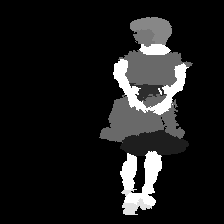
#> input picture data/gt_0.png, 224 x 224 px, found by its file name
$ python evaluate_single_image.py   (older library calls are emulated)
#> lines starting #> are read from the running program, lines starting #| are printed output that depends on the picture; after the words box and inside, x2 and y2 are one past the last pixel; in counts of white or black regions, pixels touching at a corner belong together
#> in compute_hist, label is the input picture: PIL image 224x224 L; min 0, max 17, mean 1.82
#> in compute_hist, `label_array = np.array(label, dtype=np.int32)`:
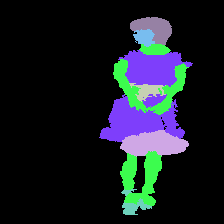
#> label_array: shape (224, 224) int32; 8 distinct labels, from 0 to 17; one colour per label, 0 black
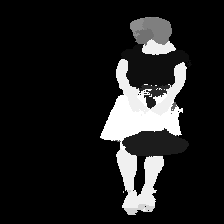
#> input picture data/pred_0.png, 224 x 224 px, found by its file name
#> in compute_hist, image is the input picture: PIL image 224x224 L; min 0, max 18, mean 2.2
#> in compute_hist, `image_array = np.array(image, dtype=np.int32)`:
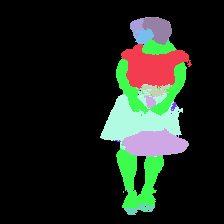
#> image_array: shape (224, 224) int32; 11 distinct labels, from 0 to 18; one colour per label, 0 black
#> in fast_hist, `k = (a >= 0) & (a < n)`: k: shape (224, 224) bool; every value is 1
### bfscore.py
# -*- coding:utf-8 -*-

# bfscore: Contour/Boundary matching score for multi-class image segmentation #
# Reference: Csurka, G., D. Larlus, and F. Perronnin. "What is a good evaluation measure for semantic segmentation?" Proceedings of the British Machine Vision Conference, 2013, pp. 32.1-32.11. #
# Crosscheck: https://www.mathworks.com/help/images/ref/bfscore.html #

import cv2
import numpy as np
import math

major = cv2.__version__.split('.')[0]     # Get opencv version
bDebug = False


""" For precision, contours_a==GT & contours_b==Prediction
    For recall, contours_a==Prediction & contours_b==GT """

def calc_precision_recall(contours_a, contours_b, threshold):
    x = contours_a
    y = contours_b

    xx = np.array(x)
    hits = []
    for yrec in y:
        d = np.square(xx[:,0] - yrec[0]) + np.square(xx[:,1] - yrec[1])
        hits.append(np.any(d < threshold*threshold))
    top_count = np.sum(hits)

    try:
        precision_recall = top_count / len(y)
    except ZeroDivisionError:
        precision_recall = 0

    return precision_recall, top_count, len(y)


""" computes the BF (Boundary F1) contour matching score between the predicted and GT segmentation """


def bfscore(gtfile, prfile, threshold=2):

#> called with gtfile = 'gt_0.png', prfile = 'pred_0.png', threshold = 2
    gt__ = cv2.imread(gtfile)    # Read GT segmentation
#> gt__: shape (224, 224, 3); min 0, max 17, mean 1.82
    gt_ = cv2.cvtColor(gt__, cv2.COLOR_BGR2GRAY)    # Convert color space

    pr_ = cv2.imread(prfile)    # Read predicted segmentation
#> pr_: shape (224, 224, 3); min 0, max 18, mean 2.2
    pr_ = cv2.cvtColor(pr_, cv2.COLOR_BGR2GRAY)    # Convert color space

    classes_gt = np.unique(gt_)    # Get GT classes
#> classes_gt = [0, 2, 3, 7, 8, 9, 15, 17]
    classes_pr = np.unique(pr_)    # Get predicted classes
#> classes_pr = [0, 1, 2, 3, 7, 8, 9, 10, 15, 17, 18]

    # Check classes from GT and prediction
    if not np.array_equiv(classes_gt, classes_pr):
        print('Classes are not same! GT:', classes_gt, 'Pred:', classes_pr)
#| Classes are not same! GT: [ 0  2  3  7  8  9 15 17] Pred: [ 0  1  2  3  7  8  9 10 15 17 18]

        classes = np.concatenate((classes_gt, classes_pr))
#> classes = 19 values, max 18 at index 18, min 0 at index 0, mean 7.95
        classes = np.unique(classes)
#> classes = [0, 1, 2, 3, 7, 8, 9, 10, 15, 17, 18]
        classes = np.sort(classes)
        print('Merged classes :', classes)
#| Merged classes : [ 0  1  2  3  7  8  9 10 15 17 18]
    else:
        print('Classes :', classes_gt)
        classes = classes_gt    # Get matched classes

    m = np.max(classes)    # Get max of classes (number of classes)
#> m = 18
    # Define bfscore variable (initialized with zeros)
    bfscores = np.zeros((m+1), dtype=float)
#> bfscores = 19 values from 0 to 0
    areas_gt = np.zeros((m + 1), dtype=float)
#> areas_gt = 19 values from 0 to 0

    for i in range(m+1):
        bfscores[i] = np.nan
        areas_gt[i] = np.nan

    for target_class in classes:    # Iterate over classes

        if target_class == 0:     # Skip background
            continue

        print(">>> Calculate for class:", target_class)

        gt = gt_.copy()
        gt[gt != target_class] = 0
        # print(gt.shape)

        # contours는 point의 list형태.
        if major == '3':    # For opencv version 3.x
            _, contours, _ = cv2.findContours(
                gt, cv2.RETR_LIST, cv2.CHAIN_APPROX_NONE)    # Find contours of the shape
        else:    # For other opencv versions
            contours, _ = cv2.findContours(
                gt, cv2.RETR_LIST, cv2.CHAIN_APPROX_NONE)  # Find contours of the shape

        # contours 는 list of numpy arrays
        contours_gt = []
        for i in range(len(contours)):
            for j in range(len(contours[i])):
                contours_gt.append(contours[i][j][0].tolist())
        if bDebug:
            print('contours_gt')
            print(contours_gt)

        # Get contour area of GT
        if contours_gt:
            area = cv2.contourArea(np.array(contours_gt))
            areas_gt[target_class] = area

        print("\tArea:", areas_gt[target_class])

        # Draw GT contours
        img = np.zeros_like(gt__)
        # print(img.shape)
        img[gt == target_class, 0] = 128  # Blue
        img = cv2.drawContours(img, contours, -1, (255, 0, 0), 1)

        pr = pr_.copy()
        pr[pr != target_class] = 0
        # print(pr.shape)

        # contours는 point의 list형태.
        if major == '3':    # For opencv version 3.x
            _, contours, _ = cv2.findContours(
                pr, cv2.RETR_LIST, cv2.CHAIN_APPROX_NONE)
        else:    # For other opencv versions
            contours, _ = cv2.findContours(
                pr, cv2.RETR_LIST, cv2.CHAIN_APPROX_NONE)

        # contours 는 list of numpy arrays
        contours_pr = []
        for i in range(len(contours)):
            for j in range(len(contours[i])):
                contours_pr.append(contours[i][j][0].tolist())

        if bDebug:
            print('contours_pr')
            print(contours_pr)

        # Draw predicted contours
        img[pr == target_class, 2] = 128  # Red
        img = cv2.drawContours(img, contours, -1, (0, 0, 255), 1)

        # 3. calculate
        precision, numerator, denominator = calc_precision_recall(
            contours_gt, contours_pr, threshold)    # Precision
        print("\tprecision:", denominator, numerator)

        recall, numerator, denominator = calc_precision_recall(
            contours_pr, contours_gt, threshold)    # Recall
        print("\trecall:", denominator, numerator)

        f1 = 0
        try:
            f1 = 2*recall*precision/(recall + precision)    # F1 score
        except:
            #f1 = 0
            f1 = np.nan
        print("\tf1:", f1)
        bfscores[target_class] = f1

        cv2.imshow('image', img)
        cv2.waitKey(1000)
#> this loop made 2 passes
#| >>> Calculate for class: 1
#| 	Area: nan
#> pass 2, in bfscore, `img = cv2.drawContours(img, contours, -1, (0, 0, 255), 1)`:
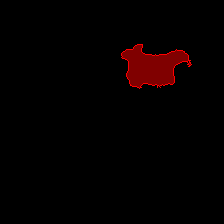
#> img: shape (224, 224, 3); mean of channels 0, 1, 2 0, 0, 5.3; drawn as B, G, R
#> after the loop: gt: shape (224, 224); every value is 0
#> after the loop:
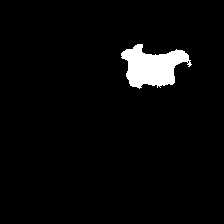
#> pr: shape (224, 224); values 0 (black) and 1 (white), 3.7% white; 1 white region, box (x1, y1, x2, y2) and area: (121, 44, 192, 89) 1859

    cv2.destroyAllWindows()

    # return bfscores[1:], np.sum(bfscores[1:])/len(classes[1:])    # Return bfscores, except for background, and per image score
    return bfscores[1:], areas_gt[1:]    # Return bfscores, except for background


# [31 lines that do not run on import are left out]

### evaluate_single_image.py
# -*- coding:utf-8 -*-

import cv2
import numpy as np
from PIL import Image
import bfscore
import math

major = cv2.__version__.split('.')[0]     # Get opencv version
bDebug = False


def fast_hist(a, b, n):
    k = (a >= 0) & (a < n)
    return np.bincount(n * a[k].astype(int) + b[k], minlength=n**2).reshape(n, n)


def compute_hist(img_path, gt_path, num_classes=18):
    hist = np.zeros((num_classes, num_classes))

    try:
        label = Image.open(gt_path)
        label_array = np.array(label, dtype=np.int32)
        image = Image.open(img_path)
        image_array = np.array(image, dtype=np.int32)

        gtsz = label_array.shape
        imgsz = image_array.shape

        if not gtsz == imgsz:
            image = image.resize((gtsz[1], gtsz[0]), Image.ANTIALIAS)
            image_array = np.array(image, dtype=np.int32)

        hist += fast_hist(label_array, image_array, num_classes)
    except Exception as err:
        print(err)

    return hist


def show_result(hist, n_cl=18):
    # Dressup 10K, 18 classes
    classes = ['background', 'hat', 'hair', 'sunglasses', 'upperclothes', 'skirt', 'pants', 'dress',
               'belt', 'leftShoe', 'rightShoe', 'face', 'leftLeg', 'rightLeg', 'leftArm', 'rightArm', 'bag', 'scarf']

    # CFPD, 23 classes
    if n_cl == 23:
        classes = ['bk', 'T-shirt', 'bag', 'belt', 'blazer', 'blouse', 'coat', 'dress', 'face', 'hair',
                   'hat', 'jeans', 'legging', 'pants', 'scarf', 'shoe', 'shorts', 'skin', 'skirt',
                   'socks', 'stocking', 'sunglass', 'sweater']

    # LIP, 20 classes
    if n_cl == 20:
        classes = ['background', 'hat', 'hair', 'glove', 'sunglasses', 'upperclothes',
                   'dress', 'coat', 'socks', 'pants', 'jumpsuits', 'scarf', 'skirt',
                   'face', 'leftArm', 'rightArm', 'leftLeg', 'rightLeg', 'leftShoe',
                   'rightShoe']

    # num of correct pixels
    num_cor_pix = np.diag(hist)
    # num of gt pixels
    num_gt_pix = hist.sum(1)

    # @evaluation 3: mean IU & per-class IU
    print('IoU for each class:')
    union = num_gt_pix + hist.sum(0) - num_cor_pix

    for i in range(n_cl):
        print('%-15s: %f' % (classes[i], num_cor_pix[i] / union[i]))
    iu = num_cor_pix / (num_gt_pix + hist.sum(0) - num_cor_pix)
    print('>>>', 'mean IoU', np.nanmean(iu))


if __name__ == "__main__":

    label_path = "gt_0.png"
    pred_path = "pred_0.png"
    n_classes = 18

    # miou
    val_hist = compute_hist(pred_path, label_path, n_classes)
    show_result(val_hist, n_classes)

    print('\n')

    # bfscore
#> (the run stopped early here; a loop or call above may not have finished)
